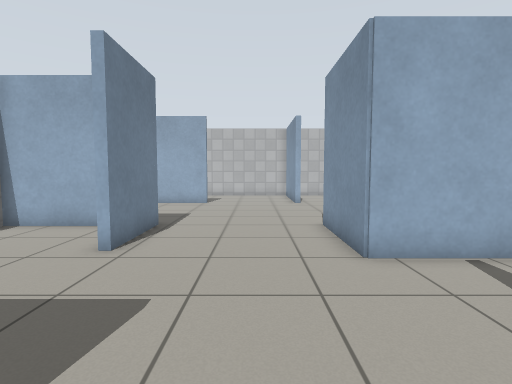
View 1 (above)

16 first-person views from a walk through a robot-simulator world made for Gazebo. The camera is 0.94 m above the floor, tilts 4° down and sees 80° across. The floor is counted in squares, 0.5 m on a side. Each view is taken from the middle of a square. On the plan, view 1 faces up. The plan holds only what a view shows up to about 16 squares ahead; the rest is blank. Gazebo's built-in surfaces are drawn with simple patterns.

View 2
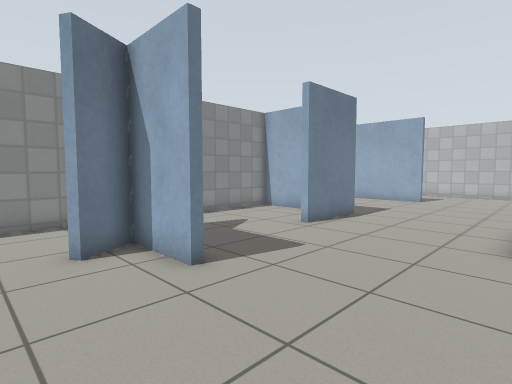

View 3
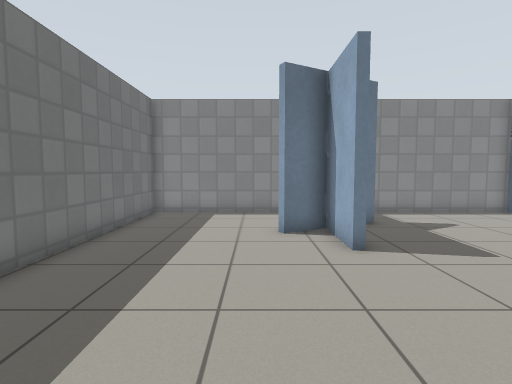

View 4
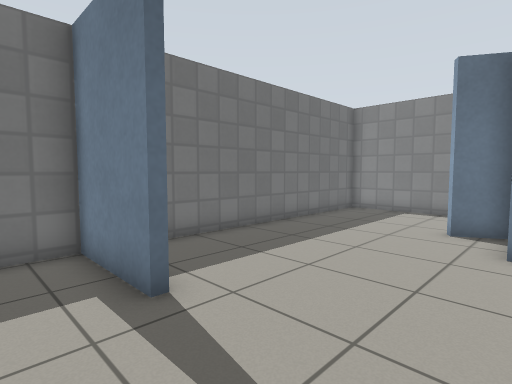

View 5
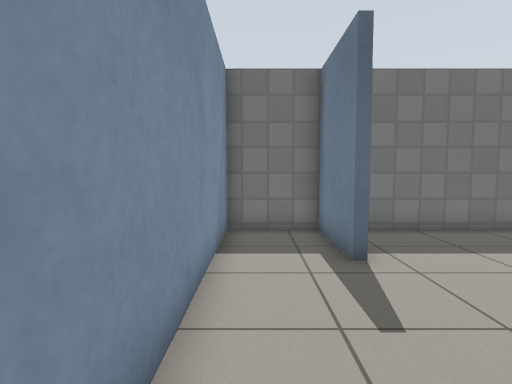

View 6
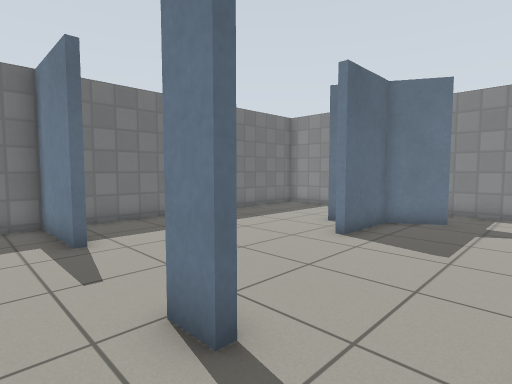

View 7
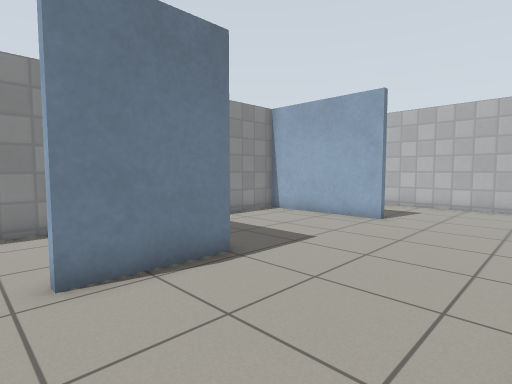

View 8
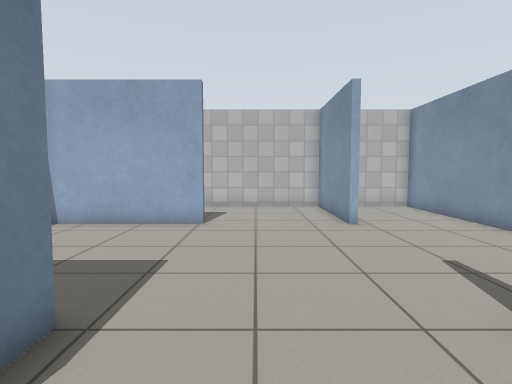

View 9
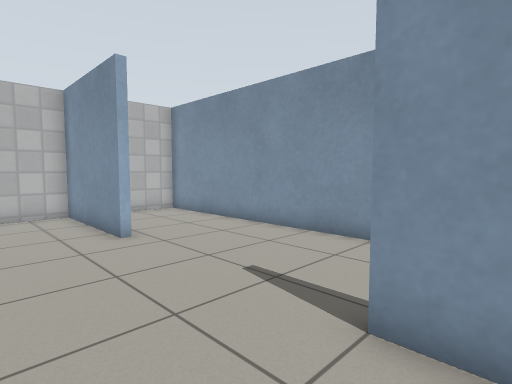

View 10
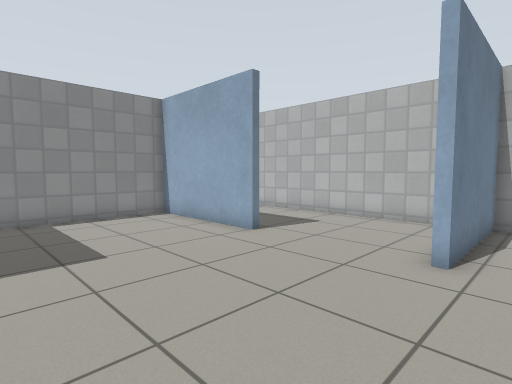

View 11
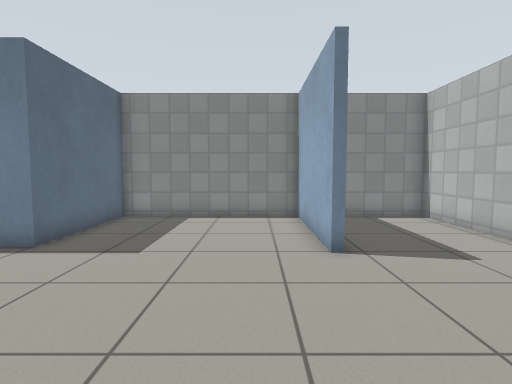

View 12
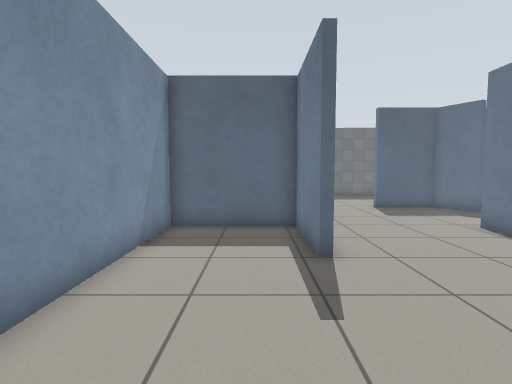

View 13
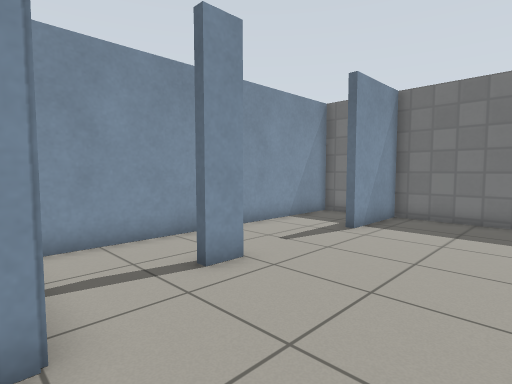

View 14
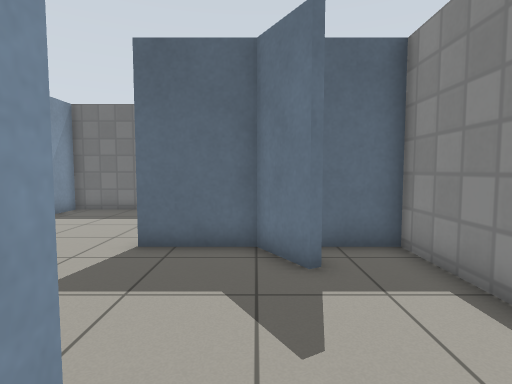

View 15
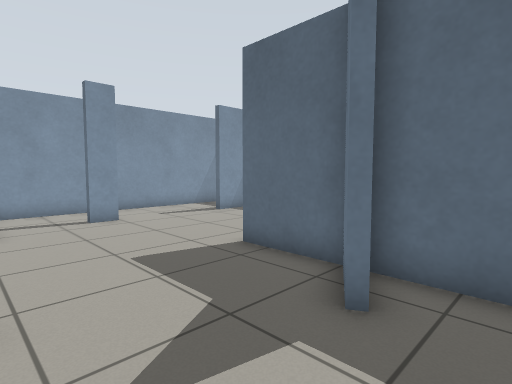

View 16
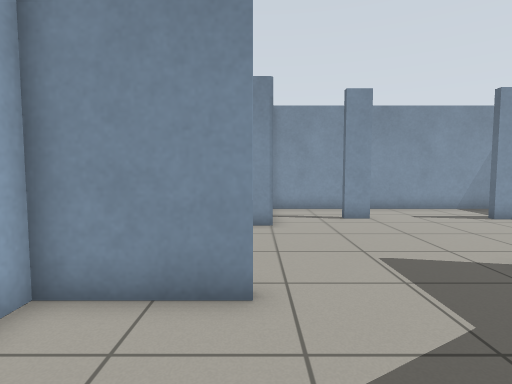

### Floor plan
Points are (right, up) in squares from view 1. A wall is a line through its corners. A room is listed if a view was taken in it or the views show most of it. See-through windows are left out.
Room 1 (views 1, 2, 3, 4, 5, 6, 7)
walls: (-2, 1.3) (-4.9, 1.3) (-4, -0.2); (-3.5, 1.6) (-2, 1.6); (4, -2.1) (4, -5.6) (6.9, -5.6) (6.9, 6.3); (3.8, 2.5) (3.8, 3.5) (4.2, 3.5); (4, 3.6) (4, 2.5); (5.5, 6.4) (2.3, 6.4); (-8.6, 0.8) (-8.6, -5.6) (3.8, -5.6) (3.8, -2.1)
ways out: opening at (0, 5.2) to room 2; opening at (-3, 5) to room 3
Room 2 (views 8, 9, 10, 11, 12, 13)
walls: (2.6, 10.5) (2.6, 6.7) (6.9, 6.7) (6.9, 22.9) (2.6, 22.9) (2.6, 17.5); (-2.9, 17.7) (-8.6, 17.7) (-8.6, 10.6) (-3.4, 10.6) (-3.4, 7); (2.3, 6.4) (2.3, 10.5)
ways out: opening at (0, 5.2) to room 1; opening at (0, 18) to room 4
Room 3 (views 14, 15, 16)
walls: (-3.7, 7) (-3.7, 10.2) (-8.6, 10.2) (-8.6, 1.6) (-5.5, 1.6); (-6.1, 3.4) (-5, 1.6) (-3.5, 1.6)
ways out: opening at (-3, 5) to room 1
Room 4 (no view inside)
walls: (-2.9, 18.1) (-2.9, 17.7); (2.3, 17.5) (2.3, 22.9) (-8.6, 22.9) (-8.6, 19.6)
ways out: opening at (0, 18) to room 2

Where each view was taken, in squares from view 1:
view 1: 0 up, 0 right, facing up
view 2: 2 down, 3 right, facing up-left
view 3: 1 down, 5 right, facing left
view 4: 2 up, 6 right, facing down-left
view 5: 4 up, 6 right, facing down
view 6: 6 up, 6 right, facing down-left
view 7: 6 up, 2 right, facing up-left
view 8: 7 up, 1 left, facing up
view 9: 9 up, 1 left, facing up-right
view 10: 11 up, 4 right, facing up-left
view 11: 16 up, 4 right, facing left
view 12: 17 up, 4 right, facing down
view 13: 7 up, 1 left, facing down-right
view 14: 9 up, 5 left, facing down
view 15: 7 up, 8 left, facing down-right
view 16: 7 up, 8 left, facing right
